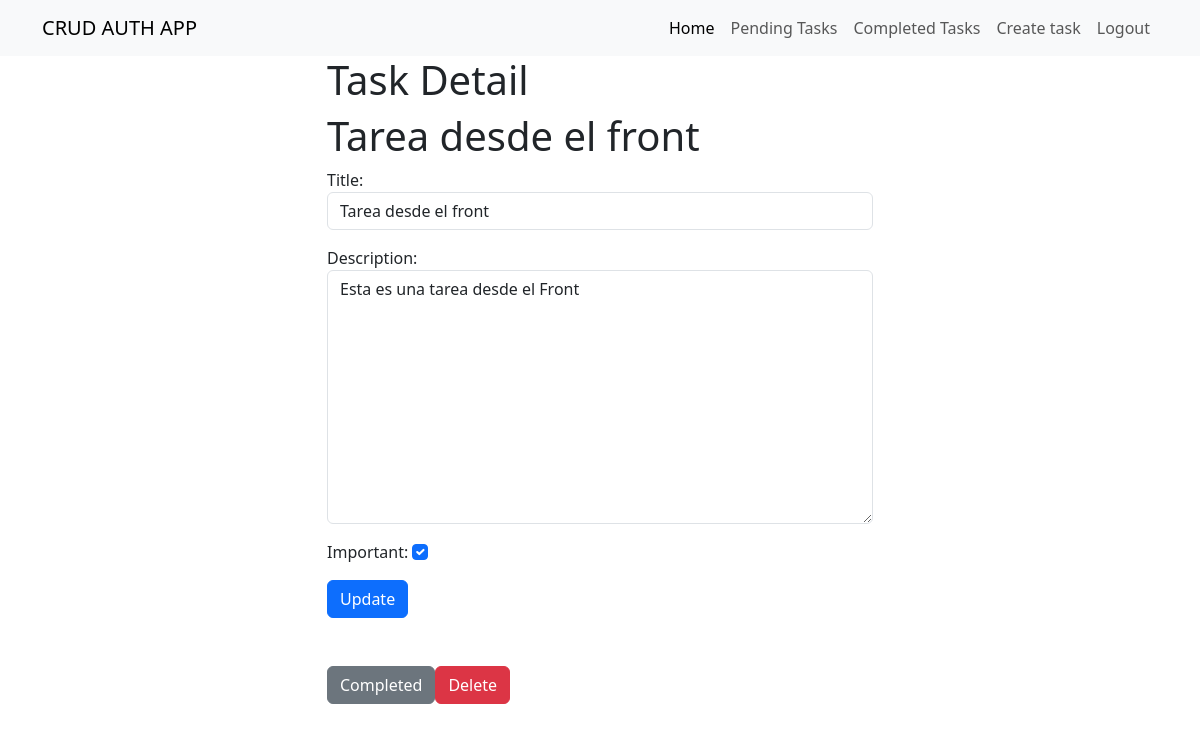
The app's page /tasks/3/ (signed in) with its own data.
### tasks/models.py (models this page shows)
class Task(models.Model):
    title = models.CharField(max_length=100)
    description = models.TextField(blank=True)
    created = models.DateTimeField(auto_now_add=True)
    datecompleted = models.DateTimeField(null=True, blank=True)
    important = models.BooleanField(default=False)
    user = models.ForeignKey(User, on_delete=models.CASCADE)
    def __str__(self):
        return f'{self.title}'

### tasks/views.py (the view, shortened to what this page needs)
# urls.py: path('tasks/<int:task_id>/', views.task_detail, name='task_detail'),
@login_required
def task_detail(request, task_id):
    if request.method == 'GET':
        task = get_object_or_404(Task, pk=task_id, user=request.user)
        form = TaskForm(instance=task)
        return render(request, 'task_detail.html', {
            'task': task,
            'form': form
        })

### tasks/forms.py
class TaskForm(forms.ModelForm):
    class Meta:
        model = Task
        fields = ['title', 'description', 'important']
        widgets = {
            'title': forms.TextInput(attrs={'class': 'form-control', 'placeholder': 'Write a title'}),
            'description': forms.Textarea(attrs={'class': 'form-control', 'placeholder': 'Write a description'}),
            'important': forms.CheckboxInput(attrs={'class': 'form-check-input'})
        }

### tasks/templates/task_detail.html (shortened to what this page needs)
{% extends 'base.html' %}
{% block content %}
<main class="container">
    <div class="row">
        <div class="col-md-6 offset-md-3">
            <h1>Task Detail</h1>
            <h1>{{ task }}</h1>
            <form method="POST">
                {{ form.as_p }}
                <button class="btn btn-primary">
                    Update
                </button>
            </form>
            <div class="d-flex mt-5">
                <form action="{% url 'complete_task' task.id %}" method="POST">
                <button class="btn btn-secondary">
                    Completed
                </button>
                </form>
                <form action="{% url 'delete_task' task.id %}" method="POST">
                <button class="btn btn-danger">
                    Delete
                </button>
            </form>
            </div>
        </div>
    </div>
</main>
{% endblock %}

### records on screen
Task: title "Tarea desde el front", description "Esta es una tarea desde el Front", important "☑"
